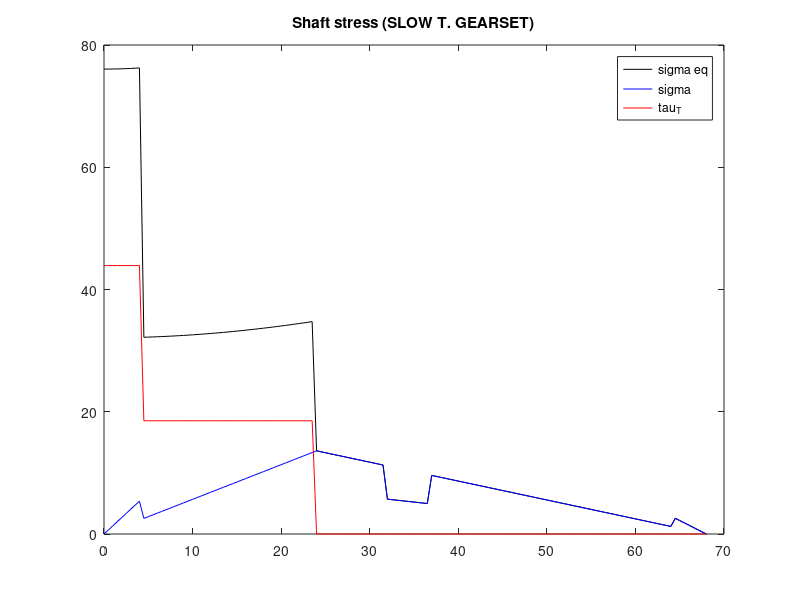

The MATLAB source for this figure:
%STRESS EVALUATION IN SLOW TRANSMISSION:
%We first define the parameters to include in the evaluation of the stress
%along the shaft:
%GEOMETRICAL PARAMETERS:


x=0:0.5:68; %shaft length 
d_b=15;     %bearing diameter
d_g=20;     %gear diameter
d_s=25;     %shoulder diameter

Ib=(pi*d_b^4)/64; %shaft section moment of inertia related to bearing diameter
Ig=(pi*d_g^4)/64; %shaft section moment of inertia related to gear diameter
Is=(pi*d_s^4)/64; %shaft section moment of inertia related to shoulder diameter

Jb=(pi*d_b^4)/32; %shaft section moment of inertia related to bearing diameter
Jg=(pi*d_g^4)/32;
Js=(pi*d_s^4)/32;

E=205*1000; %module of Young for steel
G=79000;    %module of torsional elasticity for steel

%SHAFT MAIN FORCES:
%BEARING RADIAL REACTIONS:
Rb_y=-152.3;
Re_y=-83.06;
Rb_z=-418.43;
Re_z=-228.23;

%FORCES ACTING ALONG THE SHAFT:
Fr=235.36;
Ft=646.66;
T=29100;

%INTERNAL REACTIONS evaluation for slow transmission:
%We first deduce the distribution of the internal reactions along the shaft
%based on the external forces and reactions. We neglected the presence of
%N along the shaft sections since there is not an axial component for the
%forces transmitted by the spur gear nore an axial reaction of the
%bearings.

M_z_BK_slow=Rb_y*x(1:49);
V_y_BK_slow=Rb_y*ones(1,49);
M_z_KE_slow=Rb_y*x(50:137)+Fr*(x(50:137)-24);
V_y_KE_slow=-Re_y*ones(1,88);
M_z_slow=[M_z_BK_slow M_z_KE_slow];
V_y_slow=[V_y_BK_slow V_y_KE_slow];

M_y_BK_slow=Rb_z*x(1:49);
V_z_BK_slow=Rb_z*ones(1,49);
M_y_KE_slow=Rb_z*x(50:137)+Ft*(x(50:137)-24);
V_z_KE_slow=-Re_z*ones(1,88);
M_y_slow=[M_y_BK_slow M_y_KE_slow];
V_z_slow=[V_z_BK_slow V_z_KE_slow];
T_BK=T*ones(1,49);
T_KE=zeros(1,88);
T_slow=[T_BK T_KE];

%STRESS EVALUATION ALONG THE SHAFTS:
%The stress evaluation has been made taking into account of the different
%sections and moments of inertia characterizing the shaft. In the
%determination of the normal stress we considered both the contributions of
%the bending moment acting along the z and the y axis, while for the
%determination of the shear stress we only considered the one related to
%the torque moment on the most external points of the circular sections.
%The shear stress related to V has been neglected since it assumes the
%maximum value at the centre of the section while on the external points is
%almost zero and torque shear stress is considerably higher then the
%one associated with V.

sigma_slow_BH=((M_y_slow(1:9).^2+M_z_slow(1:9).^2).^0.5)/(Ib)*(d_b/2);
sigma_slow_HC=((M_y_slow(10:64).^2+M_z_slow(10:64).^2).^0.5)/(Ig)*(d_g/2);
sigma_slow_CD=((M_y_slow(65:74).^2+M_z_slow(65:74).^2).^0.5)/(Is)*(d_s/2);
sigma_slow_DJ=((M_y_slow(75:129).^2+M_z_slow(75:129).^2).^0.5)/(Ig)*(d_g/2);
sigma_slow_JE=((M_y_slow(130:137).^2+M_z_slow(130:137).^2).^0.5)/(Ib)*(d_b/2);
sigma_slow=[sigma_slow_BH sigma_slow_HC sigma_slow_CD sigma_slow_DJ sigma_slow_JE];

tau_BH=T_slow(1:9)*d_b/(Jb*2);
tau_HK=T_slow(10:48)*d_g/(Jg*2);
tau_KE=zeros(1,89);
tau_slow=[tau_BH tau_HK tau_KE];

sigma_eq_slow=(sigma_slow.^2+3*tau_slow.^2).^.5; %Von Mises Criterium
%EVALUATION OF THE MOST STRESSED SECTION (STATIC ANALYSIS):
%We now evaluate the stress acting in the most critical section taking into
%account of the notch factors (both for torsion and bending moment).
%STRESS INTENSIFICATION FACTORS:
Kt_b1=2.6;
Kt_t1=2.2;
SF_static=235/((Kt_b1*sigma_slow(9).^2+Kt_t1*tau_slow(9).^2).^.5)

plot(x,sigma_eq_slow,'k',x,sigma_slow,'b',x,tau_slow,'r');
legend('sigma eq','sigma','tau_T');
title('Shaft stress (SLOW T. GEARSET)');

%FATIGUE EVALUATION:
SF=1;
q=.45; %notch sensivity on the shaft shoulders
Kt_b1=2.6;
Kt_b2=2.5;
Kt_t1=2.2;
Kt_t2=2.35;
sigma_a_y=360*.958*.9143*.45;
H=sigma_a_y/(235/(3)^.5);
%1)BEARING-GEAR SITE (x=4 mm):d=15 mm D=20 mm

sigma_eq_slow_fat1=((sigma_slow(9)*Kt_b1*q)^2+H*(Kt_t1*tau_slow(9)^2)).^.5;

sigma_eq_slow_fat1<(sigma_a_y)/SF;
ratio_stress_slow1=sigma_eq_slow_fat1/((sigma_a_y)/SF);

%2)GEAR-SHOULDER SITE (x=31.5):d=20 mm D=25 mm
sigma_eq_slow_fat2=((sigma_slow(64)*Kt_b2*q)^2+H*(Kt_t2*tau_slow(64)^2)).^.5;

sigma_eq_slow_fat2<(sigma_a_y)/SF;
ratio_stress_slow2=sigma_eq_slow_fat2/((sigma_a_y)/SF);

%3)SHUOLDER-GEAR SITE (x=36.5 mm):d=20 mm D=25 mm
sigma_eq_slow_fat3=((sigma_slow(75)*Kt_b2*q)^2+H*(Kt_t2*tau_slow(75)^2)).^.5;

sigma_eq_slow_fat3<(sigma_a_y)/SF;
ratio_stress_slow3=sigma_eq_slow_fat3/((sigma_a_y)/SF);

%4)GEAR-BEARING SITE (x=64 mm): d=15 mm D=20 mm
sigma_eq_slow_fat4=((sigma_slow(130)*Kt_b1*q)^2+H*(Kt_t1*tau_slow(130)^2)).^.5;

sigma_eq_slow_fat4<(sigma_a_y)/SF;
ratio_stress_slow4=sigma_eq_slow_fat4/((sigma_a_y)/SF);
%The following vector contains the ratios between the sigma equivalent and
%the critical stress value for position 1-2-3-4 (from R to L):
ratio_stress_slow=[ratio_stress_slow1 ratio_stress_slow2 ratio_stress_slow3 ratio_stress_slow4].^(-1)
